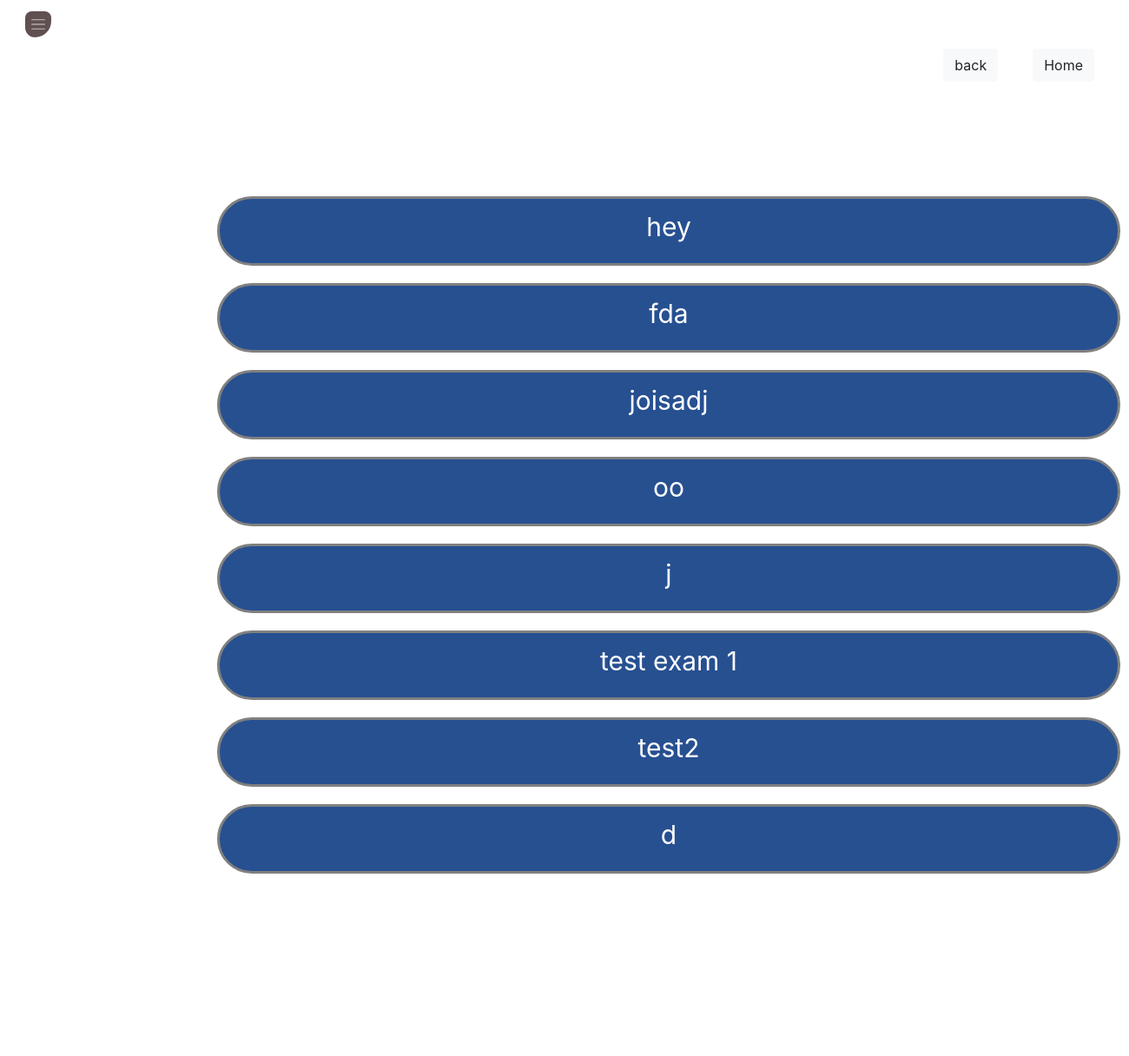
The page /functions/exams/ (signed in) on the database as committed earlier.
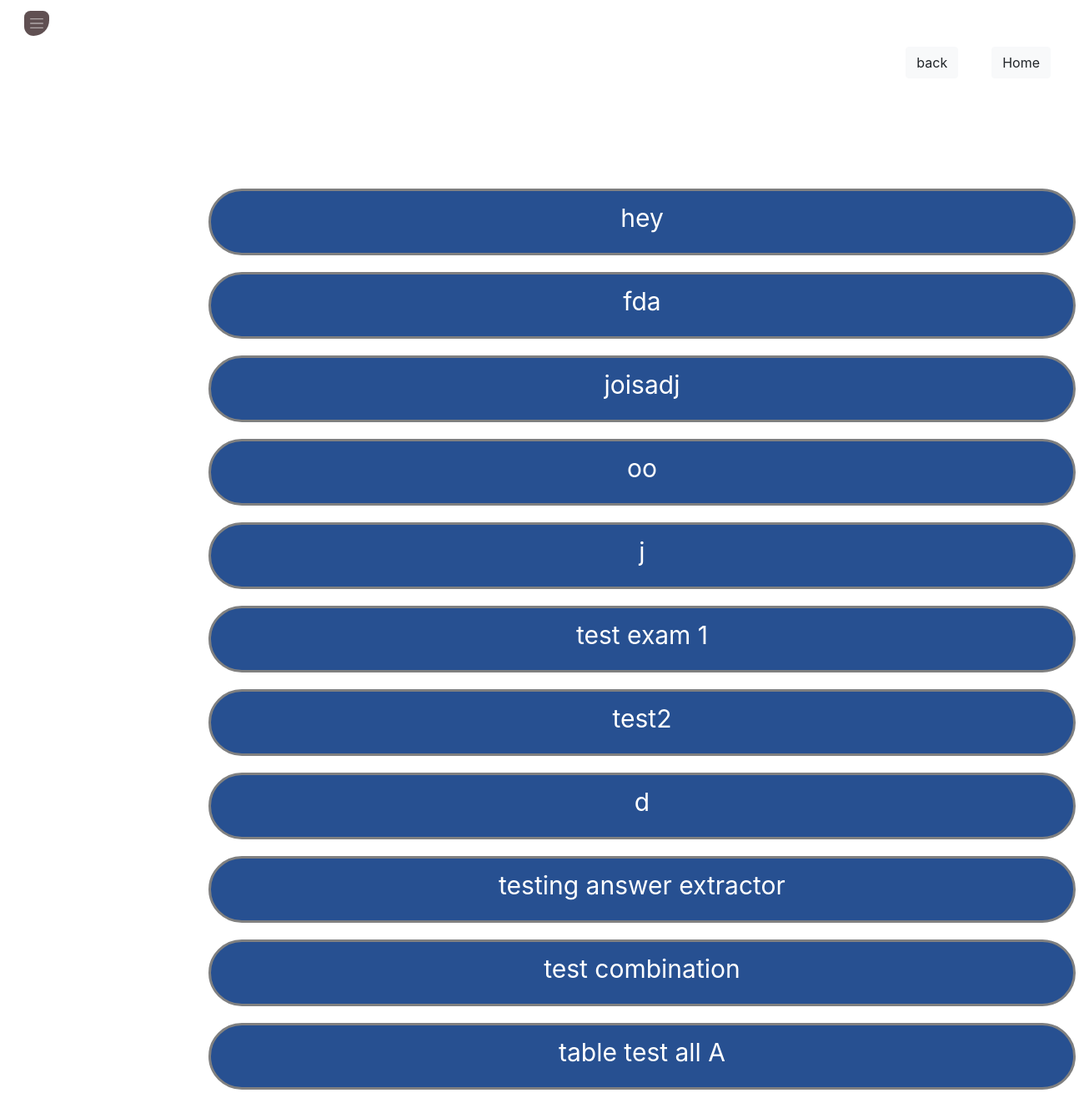
The same page on the database as committed later.
### functions/models.py (models this page shows, shortened)
class Exam(models.Model):
        user = models.ForeignKey(User,on_delete=models.CASCADE)
        exam_name = models.CharField(max_length = 200)
        ansKey = models.FileField(null=True,blank=True,upload_to='exams/answer_key/' )
        ansKeyImg = models.FileField(default="default.jpg", null=True,blank=True,upload_to='exams/answer_key_img/' )
        template = models.ForeignKey(omr_templates,on_delete=models.PROTECT)

### functions/views.py (the view)
# urls.py: path('exams/',login_required(all_exams.as_view()),name='all-exams'),
class all_exams(ListView):
    model = Exam
    template_name = 'exam.html'
    def get_queryset(self):
        return Exam.objects.filter(user=self.request.user)

### functions/templates/exam.html (shortened to what this page needs)
{% extends 'base.html' %}
{% load static %}
{% block link %}
<link rel="stylesheet" href="{% static "css/all_templates.css" %}">
{% endblock link %}
{% block content %}
<div class="pos-f-t">
<nav class="navbar navbar-dark">
  <button class="navbar-toggler" type="button" data-toggle="collapse" data-target="#navbarToggleExternalContent" aria-controls="navbarToggleExternalContent" aria-expanded="false" aria-label="Toggle navigation">
    <span class="navbar-toggler-icon"></span>
  </button>
</nav>
</div>
<a href="{% url 'home-page'%}"><h3 class="homeNav"><button type="button" class="btn btn-light">Home</button></h3></a>
<a href={% url 'exam-adder' %} ><h3 class="homeNav"><button type="button" class="btn btn-light">back</button></h3></a>
<div class="row exam-list" style="margin-top:20vh; text-align: center; height: auto; width:auto; font-size:24px;">
  <div class="col-4">
    <div class="list-group" id="list-tab" role="tablist" style="padding-left:30vh">
        {% for exam in object_list %}
      <a style="margin:10px; padding-left:40vh; padding-right:40vh; display:block; width:130vh; height:10vh; background-color:#275091;
      color:white; border: 3px solid gray; border-radius:50px; font-size:30px; padding-top:10px; color:white;" class="list-group-item list-group-item-action "href="/functions/exam-detail/{{exam.exam_name}}" role="tab" aria-controls="({{exam.exam_name}})">{{exam.exam_name}}</a>
      {% endfor %}
    </div>
  </div>
</div>
{% endblock content %}

Rows that differ between the two databases and show on the page:
now on this page (row unchanged): Exam: exam_name "testing answer extractor"
now on this page (row unchanged): Exam: exam_name "test combination"
added Exam: exam_name "table test all A"
